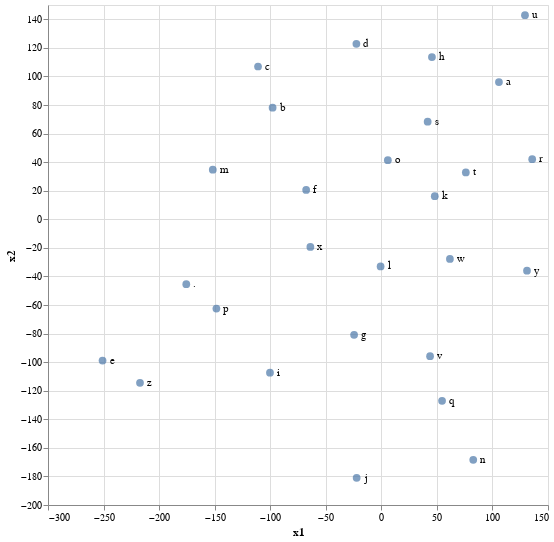

The code cell stored with this chart in its notebook:
### Code cell
repr = pd.DataFrame({"x1": C_emb[:, 0], "x2": C_emb[:, 1], "char": alphabet})

scatter = alt.Chart(repr).mark_circle(size=60).encode(
    x='x1',
    y='x2',
    tooltip=['char']
).properties(
    width=500,
    height=500
).interactive()

chars = scatter.mark_text(
    align='left',
    baseline='middle',
    dx=7
).encode(
    text='char'
)

scatter + chars

### Figure 1 — Vega-Lite specification as saved in the notebook (floating-point values rounded to 4 significant figures)
{"config": {"view": {"continuousWidth": 300, "continuousHeight": 300}}, "layer": [{"mark": {"type": "circle", "size": 60}, "encoding": {"tooltip": [{"field": "char", "type": "nominal"}], "x": {"field": "x1", "type": "quantitative"}, "y": {"field": "x2", "type": "quantitative"}}, "name": "view_1"}, {"mark": {"type": "text", "align": "left", "baseline": "middle", "dx": 7}, "encoding": {"text": {"field": "char", "type": "nominal"}, "tooltip": [{"field": "char", "type": "nominal"}], "x": {"field": "x1", "type": "quantitative"}, "y": {"field": "x2", "type": "quantitative"}}}], "data": {"name": "data-b64961e6d2d3f4403f5ef3e39c2a8ea3"}, "height": 500, "params": [{"name": "param_2", "select": {"type": "interval", "encodings": ["x", "y"]}, "bind": "scales", "views": ["view_1"]}], "width": 500, "$schema": "https://vega.github.io/schema/vega-lite/v5.16.3.json", "datasets": {"data-b64961e6d2d3f4403f5ef3e39c2a8ea3": [{"x1": -175.5, "x2": -45.44, "char": "."}, {"x1": 105.8, "x2": 96.03, "char": "a"}, {"x1": -97.86, "x2": 78.09, "char": "b"}, {"x1": -111.0, "x2": 106.9, "char": "c"}, {"x1": -22.45, "x2": 122.9, "char": "d"}, {"x1": -250.9, "x2": -98.93, "char": "e"}, {"x1": -67.65, "x2": 20.53, "char": "f"}, {"x1": -24.52, "x2": -80.87, "char": "g"}, {"x1": 45.55, "x2": 113.6, "char": "h"}, {"x1": -100.2, "x2": -107.3, "char": "i"}, {"x1": -22.21, "x2": -181.0, "char": "j"}, {"x1": 48.09, "x2": 16.14, "char": "k"}, {"x1": -0.6579, "x2": -33.0, "char": "l"}, {"x1": -151.7, "x2": 34.71, "char": "m"}, {"x1": 82.72, "x2": -168.3, "char": "n"}, {"x1": 5.856, "x2": 41.34, "char": "o"}, {"x1": -148.4, "x2": -62.47, "char": "p"}, {"x1": 54.66, "x2": -127.1, "char": "q"}, {"x1": 135.8, "x2": 42.09, "char": "r"}, {"x1": 41.69, "x2": 68.33, "char": "s"}, {"x1": 76.06, "x2": 32.8, "char": "t"}, {"x1": 129.3, "x2": 142.9, "char": "u"}, {"x1": 43.86, "x2": -95.83, "char": "v"}, {"x1": 61.72, "x2": -27.73, "char": "w"}, {"x1": -63.86, "x2": -19.37, "char": "x"}, {"x1": 131.1, "x2": -35.99, "char": "y"}, {"x1": -217.2, "x2": -114.4, "char": "z"}]}}
